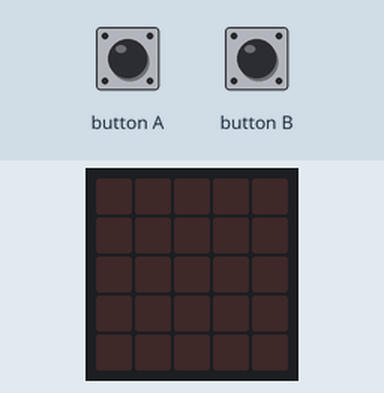
Simulated run of this program. Board: BBC micro:bit (MakeCode). Shown: the board's 5×5 LED display. The inputs (shaded band) are chosen by the test bench.

Above: at 1.2 s.
1.3 s: button A pressed for 0.15 s
At 1.9 s:
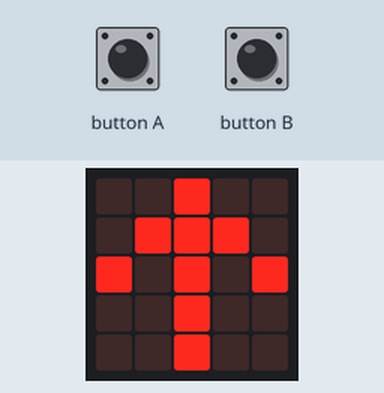
At 3.1 s:
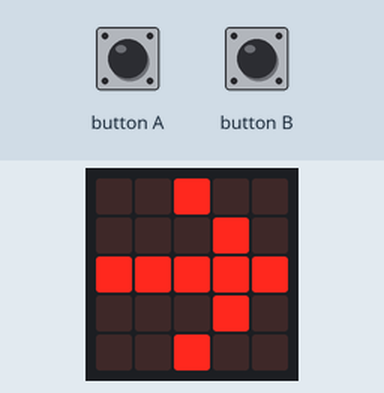
4.4 s: button B pressed for 0.15 s
At 11.7 s:
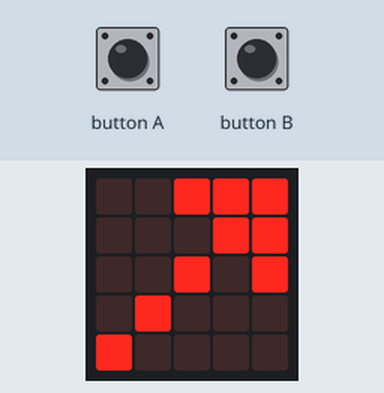
Timing chart, 0 to 13.2 s (numbered marks = the images above; inputs shaded):
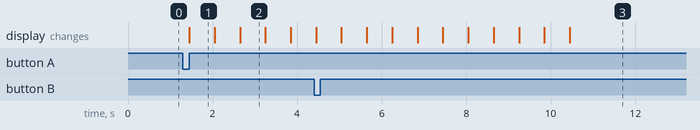

Measured:
- after the input at 1.3 s, the display: changes after 0.15 s (image 1)
- after the input at 4.4 s, the display: first differs from a run without the input after 1.9 s (image 3 shows a later state)
- what the display in image 1 shows lasts 0.6 s, from 1.5 s to 2.1 s

The program:

practice-1.py
```python
def button_a():
    basic.show_arrow(ArrowNames.NORTH)
    basic.show_arrow(ArrowNames.NORTH_EAST)
    basic.show_arrow(ArrowNames.EAST)
    basic.show_arrow(ArrowNames.SOUTH_EAST)
    basic.show_arrow(ArrowNames.SOUTH)
    basic.show_arrow(ArrowNames.SOUTH_WEST)
    basic.show_arrow(ArrowNames.WEST)
    basic.show_arrow(ArrowNames.NORTH_WEST)

def button_b():
    basic.show_arrow(ArrowNames.NORTH)
    basic.show_arrow(ArrowNames.NORTH_WEST)
    basic.show_arrow(ArrowNames.WEST)
    basic.show_arrow(ArrowNames.SOUTH_WEST)
    basic.show_arrow(ArrowNames.SOUTH)
    basic.show_arrow(ArrowNames.SOUTH_EAST)
    basic.show_arrow(ArrowNames.EAST)
    basic.show_arrow(ArrowNames.NORTH_EAST)

input.on_button_pressed(Button.A, button_a)
input.on_button_pressed(Button.B, button_b)
```
